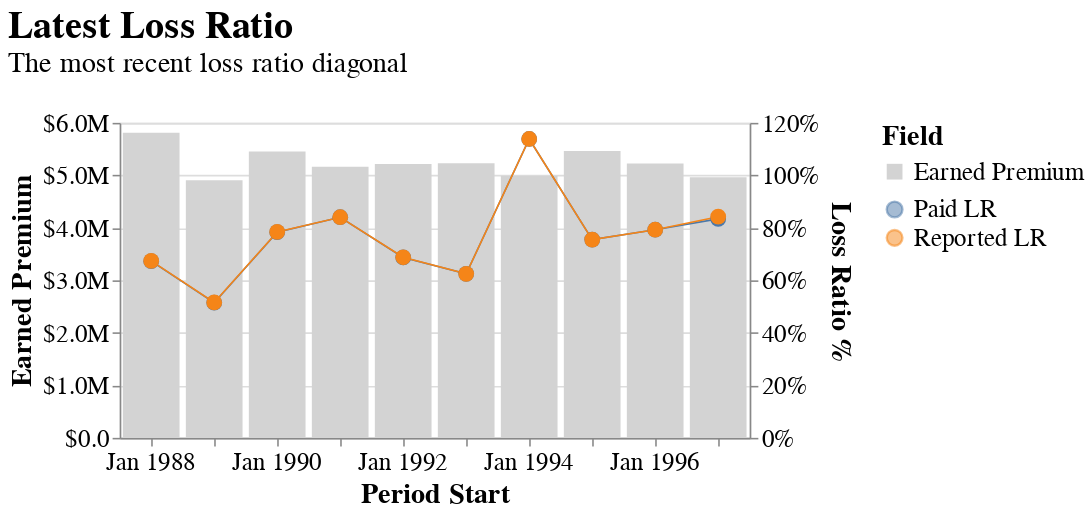

Notebook code cell kept with this figure:
### Markdown cell above
# Plotting

### Code cell
tri.meyers_tri.plot_right_edge()

### Figure 1 — Vega-Lite specification as saved in the notebook (floating-point values rounded to 4 significant figures)
{"autosize": {"contains": "content", "resize": true}, "config": {"style": {"group-title": {"fontSize": 24}, "group-subtitle": {"fontSize": 18}, "guide-label": {"fontSize": 16, "font": "sans-serif"}, "guide-title": {"fontSize": 18, "font": "sans-serif"}}, "mark": {"color": "#1f8fff"}, "title": {"anchor": "start", "offset": 20}, "legend": {"orient": "right", "titleAnchor": "start", "layout": {"direction": "vertical"}, "labelFontSize": 16.0, "titleFontSize": 18.0}, "axis": {"labelFontSize": 16.0, "titleFontSize": 18.0}}, "layer": [{"data": {"values": [{"period_start": "1988-01-01T00:00:00", "period_end": "1988-12-31T00:00:00", "evaluation_date": "1997-12-31T00:00:00", "dev_lag": 108.0, "Earned Premium": 5812000, "Field": "Earned Premium"}, {"period_start": "1989-01-01T00:00:00", "period_end": "1989-12-31T00:00:00", "evaluation_date": "1998-12-31T00:00:00", "dev_lag": 108.0, "Earned Premium": 4908000, "Field": "Earned Premium"}, {"period_start": "1990-01-01T00:00:00", "period_end": "1990-12-31T00:00:00", "evaluation_date": "1999-12-31T00:00:00", "dev_lag": 108.0, "Earned Premium": 5454000, "Field": "Earned Premium"}, {"period_start": "1991-01-01T00:00:00", "period_end": "1991-12-31T00:00:00", "evaluation_date": "2000-12-31T00:00:00", "dev_lag": 108.0, "Earned Premium": 5165000, "Field": "Earned Premium"}, {"period_start": "1992-01-01T00:00:00", "period_end": "1992-12-31T00:00:00", "evaluation_date": "2001-12-31T00:00:00", "dev_lag": 108.0, "Earned Premium": 5214000, "Field": "Earned Premium"}, {"period_start": "1993-01-01T00:00:00", "period_end": "1993-12-31T00:00:00", "evaluation_date": "2002-12-31T00:00:00", "dev_lag": 108.0, "Earned Premium": 5230000, "Field": "Earned Premium"}, {"period_start": "1994-01-01T00:00:00", "period_end": "1994-12-31T00:00:00", "evaluation_date": "2003-12-31T00:00:00", "dev_lag": 108.0, "Earned Premium": 4992000, "Field": "Earned Premium"}, {"period_start": "1995-01-01T00:00:00", "period_end": "1995-12-31T00:00:00", "evaluation_date": "2004-12-31T00:00:00", "dev_lag": 108.0, "Earned Premium": 5466000, "Field": "Earned Premium"}, {"period_start": "1996-01-01T00:00:00", "period_end": "1996-12-31T00:00:00", "evaluation_date": "2005-12-31T00:00:00", "dev_lag": 108.0, "Earned Premium": 5226000, "Field": "Earned Premium"}, {"period_start": "1997-01-01T00:00:00", "period_end": "1997-12-31T00:00:00", "evaluation_date": "2006-12-31T00:00:00", "dev_lag": 108.0, "Earned Premium": 4962000, "Field": "Earned Premium"}]}, "mark": {"type": "bar"}, "encoding": {"color": {"field": "Field", "scale": {"range": ["lightgray"]}, "type": "nominal"}, "tooltip": [{"field": "period_start", "title": "Period Start", "type": "temporal"}, {"field": "period_end", "title": "Period End", "type": "temporal"}, {"field": "dev_lag", "title": "Dev Lag", "type": "ordinal"}, {"field": "evaluation_date", "title": "Evaluation Date", "type": "temporal"}, {"field": "Earned Premium", "format": "$,.0f", "type": "quantitative"}], "x": {"field": "period_start", "timeUnit": "yearmonth", "type": "ordinal"}, "y": {"axis": {"format": "$.2s"}, "field": "Earned Premium", "type": "quantitative"}}, "name": "view_1", "title": {"text": "", "anchor": "middle", "font": "sans-serif", "fontSize": 12, "fontWeight": "normal"}}, {"layer": [{"mark": {"type": "area", "opacity": 0.5}, "encoding": {"color": {"field": "Field", "type": "nominal"}, "x": {"field": "period_start", "timeUnit": "yearmonth", "type": "temporal"}, "y": {"axis": {"title": "Loss Ratio %", "format": "%"}, "field": "loss_ratio_lower_ci", "type": "quantitative"}, "y2": {"field": "loss_ratio_upper_ci"}}}, {"mark": {"type": "line", "size": 1}, "encoding": {"color": {"field": "Field", "type": "nominal"}, "x": {"axis": {"labelAngle": 0}, "field": "period_start", "timeUnit": "yearmonth", "title": "Period Start", "type": "temporal"}, "y": {"axis": {"format": "%"}, "field": "loss_ratio", "scale": {"zero": true}, "title": "Loss Ratio %", "type": "quantitative"}}}, {"mark": {"type": "point", "filled": true, "opacity": 1, "size": 100.0}, "encoding": {"color": {"field": "Field", "legend": {"title": null}, "type": "nominal"}, "tooltip": [{"field": "period_start", "title": "Period Start", "type": "temporal"}, {"field": "period_end", "title": "Period End", "type": "temporal"}, {"field": "dev_lag", "title": "Dev Lag", "type": "ordinal"}, {"field": "evaluation_date", "title": "Evaluation Date", "type": "temporal"}, {"field": "loss_ratio", "format": ".2%", "title": "Loss Ratio (%)", "type": "quantitative"}], "x": {"axis": {"labelAngle": 0}, "field": "period_start", "timeUnit": "yearmonth", "title": "Period Start", "type": "temporal"}, "y": {"axis": {"format": "%"}, "field": "loss_ratio", "scale": {"zero": true}, "type": "quantitative"}}}], "data": {"values": [{"period_start": "1988-01-01T00:00:00", "period_end": "1988-12-31T00:00:00", "evaluation_date": "1997-12-31T00:00:00", "dev_lag": 108.0, "loss_ratio": 0.6731, "loss_ratio_sd": 0, "loss_ratio_lower_ci": null, "loss_ratio_upper_ci": null, "Field": "Paid LR"}, {"period_start": "1988-01-01T00:00:00", "period_end": "1988-12-31T00:00:00", "evaluation_date": "1997-12-31T00:00:00", "dev_lag": 108.0, "loss_ratio": 0.674, "loss_ratio_sd": 0, "loss_ratio_lower_ci": null, "loss_ratio_upper_ci": null, "Field": "Reported LR"}, {"period_start": "1989-01-01T00:00:00", "period_end": "1989-12-31T00:00:00", "evaluation_date": "1998-12-31T00:00:00", "dev_lag": 108.0, "loss_ratio": 0.5149, "loss_ratio_sd": 0, "loss_ratio_lower_ci": null, "loss_ratio_upper_ci": null, "Field": "Paid LR"}, {"period_start": "1989-01-01T00:00:00", "period_end": "1989-12-31T00:00:00", "evaluation_date": "1998-12-31T00:00:00", "dev_lag": 108.0, "loss_ratio": 0.5159, "loss_ratio_sd": 0, "loss_ratio_lower_ci": null, "loss_ratio_upper_ci": null, "Field": "Reported LR"}, {"period_start": "1990-01-01T00:00:00", "period_end": "1990-12-31T00:00:00", "evaluation_date": "1999-12-31T00:00:00", "dev_lag": 108.0, "loss_ratio": 0.7836, "loss_ratio_sd": 0, "loss_ratio_lower_ci": null, "loss_ratio_upper_ci": null, "Field": "Paid LR"}, {"period_start": "1990-01-01T00:00:00", "period_end": "1990-12-31T00:00:00", "evaluation_date": "1999-12-31T00:00:00", "dev_lag": 108.0, "loss_ratio": 0.7846, "loss_ratio_sd": 0, "loss_ratio_lower_ci": null, "loss_ratio_upper_ci": null, "Field": "Reported LR"}, {"period_start": "1991-01-01T00:00:00", "period_end": "1991-12-31T00:00:00", "evaluation_date": "2000-12-31T00:00:00", "dev_lag": 108.0, "loss_ratio": 0.8405, "loss_ratio_sd": 0, "loss_ratio_lower_ci": null, "loss_ratio_upper_ci": null, "Field": "Paid LR"}, {"period_start": "1991-01-01T00:00:00", "period_end": "1991-12-31T00:00:00", "evaluation_date": "2000-12-31T00:00:00", "dev_lag": 108.0, "loss_ratio": 0.8405, "loss_ratio_sd": 0, "loss_ratio_lower_ci": null, "loss_ratio_upper_ci": null, "Field": "Reported LR"}, {"period_start": "1992-01-01T00:00:00", "period_end": "1992-12-31T00:00:00", "evaluation_date": "2001-12-31T00:00:00", "dev_lag": 108.0, "loss_ratio": 0.6872, "loss_ratio_sd": 0, "loss_ratio_lower_ci": null, "loss_ratio_upper_ci": null, "Field": "Paid LR"}, {"period_start": "1992-01-01T00:00:00", "period_end": "1992-12-31T00:00:00", "evaluation_date": "2001-12-31T00:00:00", "dev_lag": 108.0, "loss_ratio": 0.688, "loss_ratio_sd": 0, "loss_ratio_lower_ci": null, "loss_ratio_upper_ci": null, "Field": "Reported LR"}, {"period_start": "1993-01-01T00:00:00", "period_end": "1993-12-31T00:00:00", "evaluation_date": "2002-12-31T00:00:00", "dev_lag": 108.0, "loss_ratio": 0.6249, "loss_ratio_sd": 0, "loss_ratio_lower_ci": null, "loss_ratio_upper_ci": null, "Field": "Paid LR"}, {"period_start": "1993-01-01T00:00:00", "period_end": "1993-12-31T00:00:00", "evaluation_date": "2002-12-31T00:00:00", "dev_lag": 108.0, "loss_ratio": 0.6249, "loss_ratio_sd": 0, "loss_ratio_lower_ci": null, "loss_ratio_upper_ci": null, "Field": "Reported LR"}, {"period_start": "1994-01-01T00:00:00", "period_end": "1994-12-31T00:00:00", "evaluation_date": "2003-12-31T00:00:00", "dev_lag": 108.0, "loss_ratio": 1.139, "loss_ratio_sd": 0, "loss_ratio_lower_ci": null, "loss_ratio_upper_ci": null, "Field": "Paid LR"}, {"period_start": "1994-01-01T00:00:00", "period_end": "1994-12-31T00:00:00", "evaluation_date": "2003-12-31T00:00:00", "dev_lag": 108.0, "loss_ratio": 1.139, "loss_ratio_sd": 0, "loss_ratio_lower_ci": null, "loss_ratio_upper_ci": null, "Field": "Reported LR"}, {"period_start": "1995-01-01T00:00:00", "period_end": "1995-12-31T00:00:00", "evaluation_date": "2004-12-31T00:00:00", "dev_lag": 108.0, "loss_ratio": 0.7552, "loss_ratio_sd": 0, "loss_ratio_lower_ci": null, "loss_ratio_upper_ci": null, "Field": "Paid LR"}, {"period_start": "1995-01-01T00:00:00", "period_end": "1995-12-31T00:00:00", "evaluation_date": "2004-12-31T00:00:00", "dev_lag": 108.0, "loss_ratio": 0.7552, "loss_ratio_sd": 0, "loss_ratio_lower_ci": null, "loss_ratio_upper_ci": null, "Field": "Reported LR"}, {"period_start": "1996-01-01T00:00:00", "period_end": "1996-12-31T00:00:00", "evaluation_date": "2005-12-31T00:00:00", "dev_lag": 108.0, "loss_ratio": 0.793, "loss_ratio_sd": 0, "loss_ratio_lower_ci": null, "loss_ratio_upper_ci": null, "Field": "Paid LR"}, {"period_start": "1996-01-01T00:00:00", "period_end": "1996-12-31T00:00:00", "evaluation_date": "2005-12-31T00:00:00", "dev_lag": 108.0, "loss_ratio": 0.793, "loss_ratio_sd": 0, "loss_ratio_lower_ci": null, "loss_ratio_upper_ci": null, "Field": "Reported LR"}, {"period_start": "1997-01-01T00:00:00", "period_end": "1997-12-31T00:00:00", "evaluation_date": "2006-12-31T00:00:00", "dev_lag": 108.0, "loss_ratio": 0.8341, "loss_ratio_sd": 0, "loss_ratio_lower_ci": null, "loss_ratio_upper_ci": null, "Field": "Paid LR"}, {"period_start": "1997-01-01T00:00:00", "period_end": "1997-12-31T00:00:00", "evaluation_date": "2006-12-31T00:00:00", "dev_lag": 108.0, "loss_ratio": 0.8426, "loss_ratio_sd": 0, "loss_ratio_lower_ci": null, "loss_ratio_upper_ci": null, "Field": "Reported LR"}]}}], "height": 200, "params": [{"name": "param_3", "select": {"type": "interval", "encodings": ["x", "y"]}, "bind": "scales", "views": ["view_1"]}], "resolve": {"scale": {"color": "independent", "y": "independent"}}, "title": {"text": "Latest Loss Ratio", "subtitle": "The most recent loss ratio diagonal"}, "width": 400, "$schema": "https://vega.github.io/schema/vega-lite/v5.20.1.json"}
